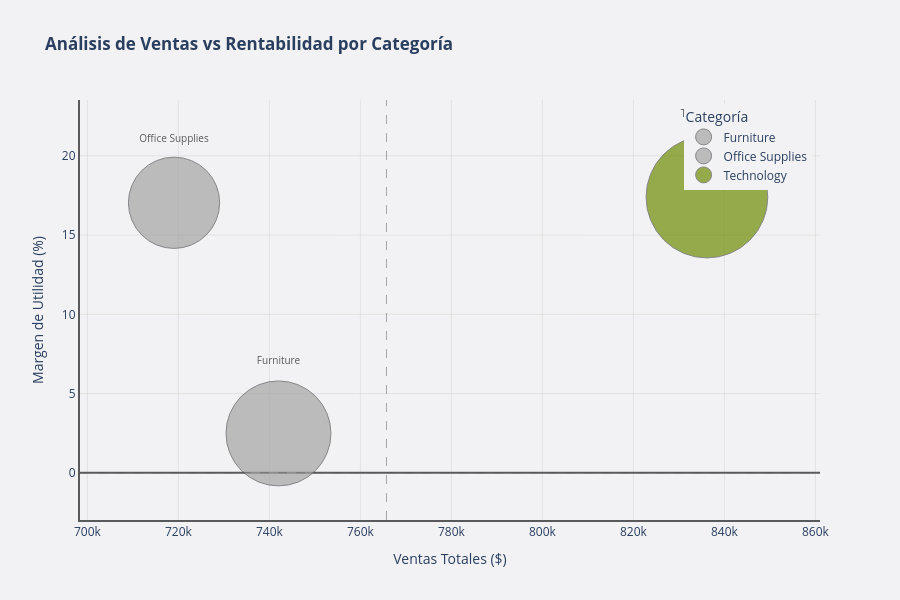

The notebook cell this image was saved under:
### Code cell
#? 6. Gráfico de Dispersión: Ventas Totales vs Margen de Utilidad por Categoría
import plotly.graph_objects as go
import numpy as np

# Agregación por Category
agg_by_category = data_cleaned.groupby('Category').agg({
    'Sales': 'sum',
    'Profit': 'sum',
    'Customer ID': 'nunique'  # Número de clientes únicos
}).reset_index()

agg_by_category.columns = ['Category', 'Total_Sales', 'Total_Profit', 'Unique_Customers']

# Calcular métricas
agg_by_category['Profit_Margin_Pct'] = (agg_by_category['Total_Profit'] / agg_by_category['Total_Sales']) * 100
agg_by_category['Avg_Sale_Per_Customer'] = agg_by_category['Total_Sales'] / agg_by_category['Unique_Customers']

# Calcular promedios para cuadrantes
avg_sales = agg_by_category['Total_Sales'].mean()
avg_margin = 0  # Usamos 0 como punto de referencia para profit margin

# Colores
COLOR_BG = '#F2F2F4'
COLOR_LINE = '#5A5A5C'
COLOR_GREEN = '#6E8C03'  # Positivo y alto
COLOR_RED = '#E01518'    # Negativo y bajo
COLOR_GREY = '#A4A4A4'   # Diagonal/neutral

# Asignar colores basados en cuadrantes
def assign_color(row):
    if row['Profit_Margin_Pct'] > avg_margin and row['Total_Sales'] > avg_sales:
        return COLOR_GREEN  # Alto margen, altas ventas
    elif row['Profit_Margin_Pct'] < avg_margin and row['Total_Sales'] < avg_sales:
        return COLOR_RED    # Bajo margen, bajas ventas
    else:
        return COLOR_GREY   # Diagonal

agg_by_category['Color'] = agg_by_category.apply(assign_color, axis=1)

# Crear figura
fig = go.Figure()

# Agregar líneas de referencia
fig.add_hline(y=avg_margin, line_dash="dash", line_color=COLOR_LINE, line_width=1, opacity=0.5)
fig.add_vline(x=avg_sales, line_dash="dash", line_color=COLOR_LINE, line_width=1, opacity=0.5)

# Agregar scatter plot
for idx, row in agg_by_category.iterrows():
    fig.add_trace(go.Scatter(
        x=[row['Total_Sales']],
        y=[row['Profit_Margin_Pct']],
        mode='markers+text',
        marker=dict(
            size=row['Avg_Sale_Per_Customer'] / 10,  # Escalar tamaño
            color=row['Color'],
            line=dict(color=COLOR_LINE, width=1),
            opacity=0.7
        ),
        text=row['Category'],
        textposition='top center',
        textfont=dict(size=10, color=COLOR_LINE),
        name=row['Category'],
        showlegend=True,
        hovertemplate=(
            f"<b>{row['Category']}</b><br>"
            f"Ventas Totales: ${row['Total_Sales']:,.2f}<br>"
            f"Margen de Utilidad: {row['Profit_Margin_Pct']:.2f}%<br>"
            f"Venta Promedio por Cliente: ${row['Avg_Sale_Per_Customer']:.2f}<br>"
            f"Clientes Únicos: {row['Unique_Customers']}<extra></extra>"
        )
    ))

# Configurar layout
fig.update_layout(
    title='<b>Análisis de Ventas vs Rentabilidad por Categoría</b>',
    xaxis=dict(
        title='Ventas Totales ($)',
        showline=True,
        linewidth=2,
        linecolor=COLOR_LINE,
        showgrid=True,
        gridcolor='lightgray',
        gridwidth=0.5
    ),
    yaxis=dict(
        title='Margen de Utilidad (%)',
        showline=True,
        linewidth=2,
        linecolor=COLOR_LINE,
        zeroline=True,
        zerolinewidth=2,
        zerolinecolor=COLOR_LINE,
        showgrid=True,
        gridcolor='lightgray',
        gridwidth=0.5
    ),
    plot_bgcolor=COLOR_BG,
    paper_bgcolor=COLOR_BG,
    height=600,
    hovermode='closest',
    showlegend=True,
    legend=dict(
        title='Categoría',
        yanchor='top',
        y=0.99,
        xanchor='right',
        x=0.99
    )
)

fig.show()

### Figure 1 — Plotly figure (JSON) as saved in the notebook; plotly's stock layout.template omitted (floating-point values rounded to 4 significant figures)
{"data": [{"hovertemplate": "<b>Furniture</b><br>Ventas Totales: $741,999.80<br>Margen de Utilidad: 2.49%<br>Venta Promedio por Cliente: $1049.50<br>Clientes Únicos: 707<extra></extra>", "marker": {"color": "#A4A4A4", "line": {"color": "#5A5A5C", "width": 1}, "opacity": 0.7, "size": 105.0}, "mode": "markers+text", "name": "Furniture", "showlegend": true, "text": "Furniture", "textfont": {"color": "#5A5A5C", "size": 10}, "textposition": "top center", "x": [742000.0], "y": [2.487], "type": "scatter"}, {"hovertemplate": "<b>Office Supplies</b><br>Ventas Totales: $719,047.03<br>Margen de Utilidad: 17.04%<br>Venta Promedio por Cliente: $912.50<br>Clientes Únicos: 788<extra></extra>", "marker": {"color": "#A4A4A4", "line": {"color": "#5A5A5C", "width": 1}, "opacity": 0.7, "size": 91.25}, "mode": "markers+text", "name": "Office Supplies", "showlegend": true, "text": "Office Supplies", "textfont": {"color": "#5A5A5C", "size": 10}, "textposition": "top center", "x": [719000.0], "y": [17.04], "type": "scatter"}, {"hovertemplate": "<b>Technology</b><br>Ventas Totales: $836,154.03<br>Margen de Utilidad: 17.40%<br>Venta Promedio por Cliente: $1217.11<br>Clientes Únicos: 687<extra></extra>", "marker": {"color": "#6E8C03", "line": {"color": "#5A5A5C", "width": 1}, "opacity": 0.7, "size": 121.7}, "mode": "markers+text", "name": "Technology", "showlegend": true, "text": "Technology", "textfont": {"color": "#5A5A5C", "size": 10}, "textposition": "top center", "x": [836200.0], "y": [17.4], "type": "scatter"}], "layout": {"shapes": [{"line": {"color": "#5A5A5C", "dash": "dash", "width": 1}, "opacity": 0.5, "type": "line", "x0": 0, "x1": 1, "xref": "x domain", "y0": 0, "y1": 0, "yref": "y"}, {"line": {"color": "#5A5A5C", "dash": "dash", "width": 1}, "opacity": 0.5, "type": "line", "x0": 765700.0, "x1": 765700.0, "xref": "x", "y0": 0, "y1": 1, "yref": "y domain"}], "xaxis": {"title": {"text": "Ventas Totales ($)"}, "showline": true, "linewidth": 2, "linecolor": "#5A5A5C", "showgrid": true, "gridcolor": "lightgray", "gridwidth": 0.5}, "yaxis": {"title": {"text": "Margen de Utilidad (%)"}, "showline": true, "linewidth": 2, "linecolor": "#5A5A5C", "zeroline": true, "zerolinewidth": 2, "zerolinecolor": "#5A5A5C", "showgrid": true, "gridcolor": "lightgray", "gridwidth": 0.5}, "legend": {"title": {"text": "Categoría"}, "yanchor": "top", "y": 0.99, "xanchor": "right", "x": 0.99}, "title": {"text": "<b>Análisis de Ventas vs Rentabilidad por Categoría</b>"}, "plot_bgcolor": "#F2F2F4", "paper_bgcolor": "#F2F2F4", "height": 600, "hovermode": "closest", "showlegend": true}}
